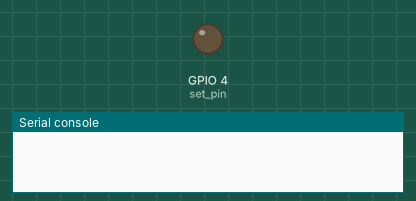
Simulated run of this program. Board: ESP32 board running MicroPython. On the bench: output pins drawn as LEDs (lit = HIGH), the last lines printed to the serial console. The modem accepts every AT command (registered, SIM ready, sends succeed) and sends nothing else; the interpreter's speed is modelled, so counts of loop turns are approximate. At 0.7 s the program stops and its outputs stay as they are.

Above: at 0.1 s.
At 0.7 s:
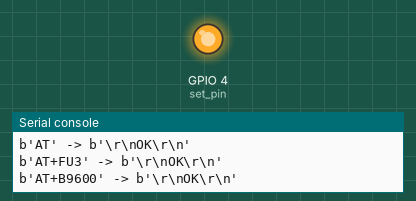
Timing chart, 0 to 2.2 s (numbered marks = the images above):
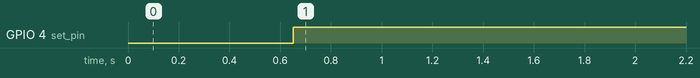

The program:

config_radio.py
```python
# config_gt38.py — à lancer une fois par module (TA puis DD)
from machine import UART, Pin
from time import sleep_ms

UART_IDX = 2
PIN_TX = 17
PIN_RX = 16
PIN_SET = 4
BAUD = 9600

def send_cmd(u, cmd, wait=200):
    u.write(cmd + b'\r\n')
    sleep_ms(wait)
    resp = b""
    while u.any():
        resp += u.read()
    print(cmd, "->", resp)

# -- 1) Mode configuration --
set_pin = Pin(PIN_SET, Pin.OUT)
set_pin.value(0)   # SET bas = config
sleep_ms(50)

uart = UART(UART_IDX, baudrate=BAUD, tx=PIN_TX, rx=PIN_RX, timeout=200)

# -- 2) Quelques commandes "classiques" type HC-12 (à adapter si GT38 diffère) --
# Vérifier la présence
send_cmd(uart, b"AT")           # doit répondre "OK"

# Mode rapide (faible latence) — pour HC-12 ce serait FU3
send_cmd(uart, b"AT+FU3")

# Débit UART (garde 9600 si tu veux)
send_cmd(uart, b"AT+B9600")

# Puissance (si dispo)
# send_cmd(uart, b"AT+P8")

# Canal (si besoin)
# send_cmd(uart, b"AT+C001")

# Air data rate rapide (si commandes spécifiques GT38 existent, remplacer ici)
# send_cmd(uart, b"AT+DRx")  # <— placeholder, se référer à la doc de ton GT38

# -- 3) Quitter config --
set_pin.value(1)   # SET haut = normal
sleep_ms(50)
print("Config terminée. Remets tes scripts de test.")
```

Measured:
- by itself, GPIO 4 (set_pin): LOW → HIGH at 0.65 s
